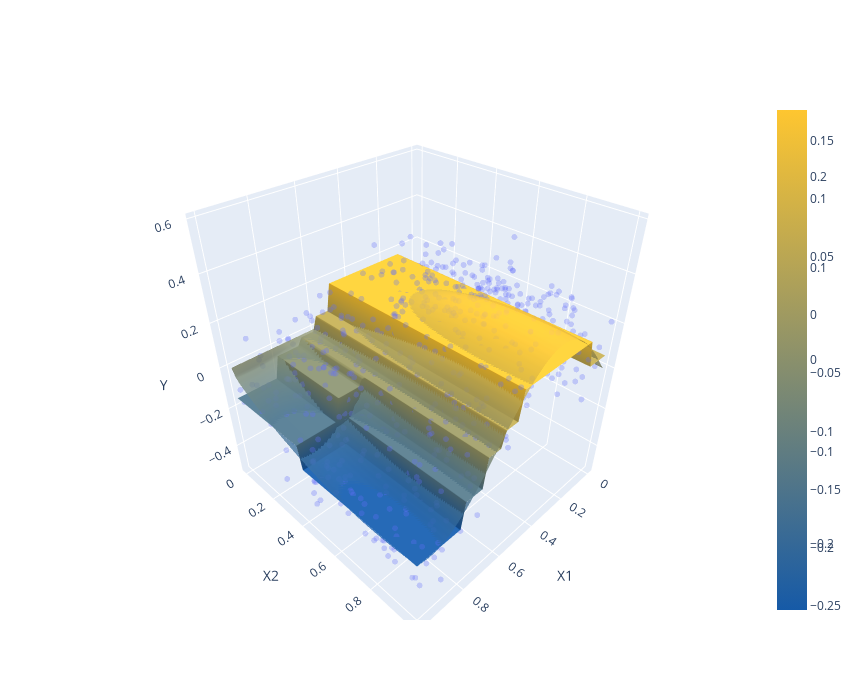

Notebook cell for this chart:
### Markdown cell above
We now fit a regression tree to this data and plot the predicted
regression surface.

### Code cell
from sklearn import tree
fitted_tree = tree.DecisionTreeRegressor(max_depth=3).fit(Xsim,ysim)
fig=surface_scatter_plot(
    Xsim, ysim, lambda x: fitted_tree.predict([x]), show_f0=True
)
fig
